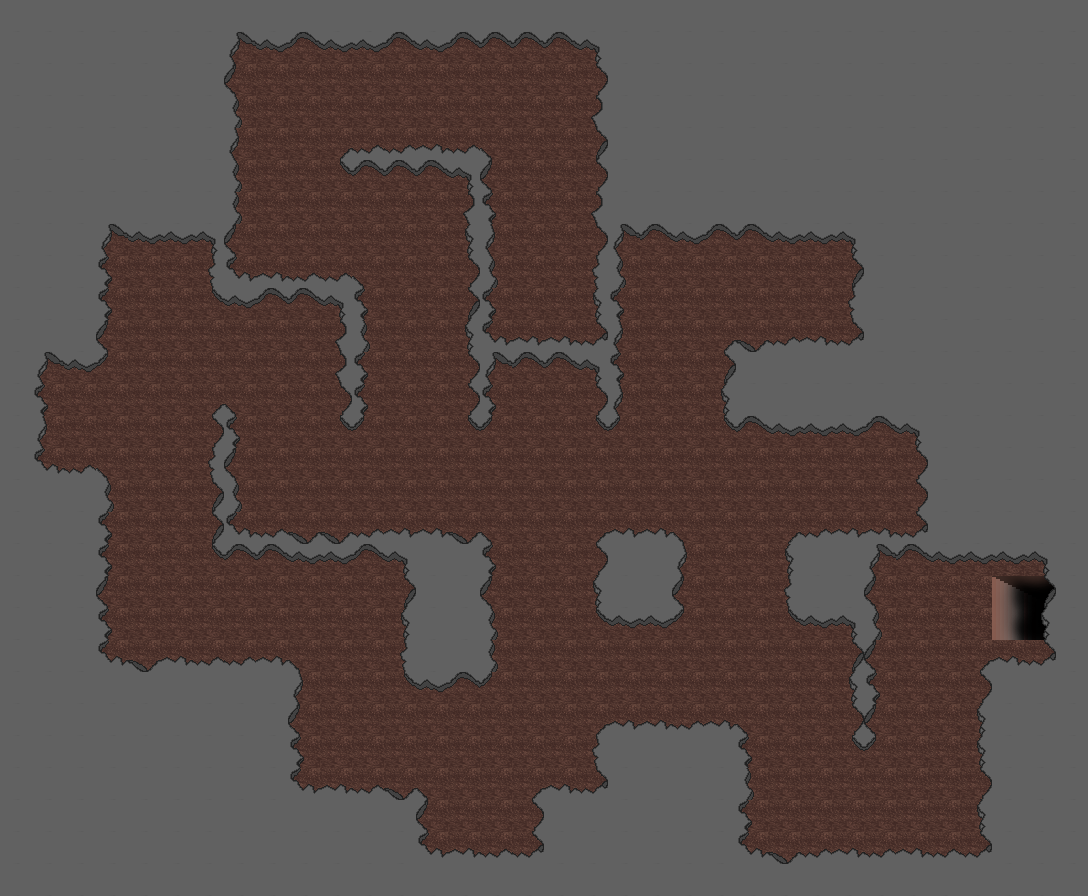

A 2D game scene composited from a Tiled map and its tileset images. What follows is a short description and the map's XML, with each tile layer's data collapsed to a summary:
An orthogonal 34x28 tile map with 32x32 px tiles, 2 tile layers (Ground, Walls) and 53 objects (6x PINCERS, mainPlayer, me.LevelEntity).

<map version="1.2" tiledversion="1.3.1" orientation="orthogonal" renderorder="right-down" compressionlevel="0" width="34" height="28" tilewidth="32" tileheight="32" infinite="0" nextlayerid="5" nextobjectid="105">
 <tileset firstgid="1" source="level1_tileset.tsx" />
 <layer id="1" name="Ground" width="34" height="28">
  <data>[952 cells, 952 non-empty, 5 distinct tile ids]</data>
 </layer>
 <layer id="2" name="Walls" width="34" height="28">
  <data>[952 cells, 684 non-empty, 24 distinct tile ids]</data>
 </layer>
 <objectgroup id="3" name="collision">
  <object id="44" x="336" y="272" width="32" height="160" />
  <object id="45" x="208" y="272" width="128" height="32" />
  <object id="46" x="208" y="24" width="32" height="248" />
  <object id="47" x="96" y="216" width="112" height="24" />
  <object id="48" x="96" y="216" width="16" height="152" />
  <object id="49" x="32" y="352" width="64" height="16" />
  <object id="50" x="32" y="368" width="16" height="112" />
  <object id="51" x="48" y="464" width="56" height="16" />
  <object id="52" x="96" y="480" width="16" height="192" />
  <object id="53" x="112" y="656" width="192" height="16" />
  <object id="54" x="288" y="672" width="16" height="128" />
  <object id="55" x="304" y="784" width="128" height="16" />
  <object id="56" x="416" y="800" width="16" height="64" />
  <object id="57" x="432" y="848" width="80" height="16" />
  <object id="66" x="208" y="528" width="288" height="32" />
  <object id="67" x="400" y="560" width="96" height="128" />
  <object id="68" x="208" y="400" width="32" height="128" />
  <object id="70" x="336" y="144" width="160" height="32" />
  <object id="71" x="464" y="176" width="32" height="256" />
  <object id="72" x="496" y="336" width="104" height="32" />
  <object id="73" x="592" y="16" width="32" height="416" />
  <object id="74" x="240" y="24" width="352" height="24" />
  <object id="75" x="624" y="224" width="240" height="16" />
  <object id="76" x="848" y="224" width="16" height="128" />
  <object id="77" x="720" y="336" width="128" height="16" />
  <object id="78" x="720" y="352" width="16" height="80" />
  <object id="79" x="736" y="416" width="192" height="16" />
  <object id="80" x="912" y="432" width="16" height="104" />
  <object id="81" x="784" y="528" width="128" height="8" />
  <object id="82" x="784" y="536" width="16" height="88" />
  <object id="83" x="800" y="608" width="64" height="16" />
  <object id="85" x="848" y="624" width="32" height="128" />
  <object id="86" x="864" y="544" width="16" height="80" />
  <object id="88" x="880" y="544" width="176" height="24" />
  <object id="89" x="1040" y="568" width="16" height="104" />
  <object id="90" x="976" y="656" width="64" height="16" />
  <object id="91" x="976" y="672" width="16" height="192" />
  <object id="92" x="736" y="848" width="240" height="16" />
  <object id="93" x="736" y="720" width="16" height="128" />
  <object id="94" x="592" y="720" width="144" height="16" />
  <object id="95" x="592" y="736" width="16" height="64" />
  <object id="96" x="528" y="784" width="64" height="16" />
  <object id="97" x="528" y="800" width="16" height="64" />
  <object id="98" x="512" y="848" width="16" height="16" />
  <object id="99" x="592" y="528" width="96" height="96" />
 </objectgroup>
 <objectgroup id="4" name="Entities">
  <object id="39" name="mainPlayer" x="135" y="265" width="32" height="48">
   <properties>
    <property name="framewidth" type="int" value="32" />
    <property name="image" value="player" />
   </properties>
  </object>
  <object id="40" name="me.LevelEntity" x="992" y="568" width="48" height="88">
   <properties>
    <property name="duration" type="int" value="250" />
    <property name="to" value="level2" />
   </properties>
  </object>
  <object id="42" name="pincers" type="PINCERS" x="416" y="462" width="39" height="32">
   <properties>
    <property name="framewidth" type="int" value="39" />
    <property name="image" value="pinchers_small" />
   </properties>
  </object>
  <object id="100" name="pincers" type="PINCERS" x="384" y="256" width="39" height="32">
   <properties>
    <property name="framewidth" type="int" value="39" />
    <property name="image" value="pinchers_small" />
   </properties>
  </object>
  <object id="101" name="pincers" type="PINCERS" x="288" y="608" width="39" height="32">
   <properties>
    <property name="framewidth" type="int" value="39" />
    <property name="image" value="pinchers_small" />
   </properties>
  </object>
  <object id="102" name="pincers" type="PINCERS" x="640" y="672" width="39" height="32">
   <properties>
    <property name="framewidth" type="int" value="39" />
    <property name="image" value="pinchers_small" />
   </properties>
  </object>
  <object id="103" name="pincers" type="PINCERS" x="832" y="480" width="39" height="32">
   <properties>
    <property name="framewidth" type="int" value="39" />
    <property name="image" value="pinchers_small" />
   </properties>
  </object>
  <object id="104" name="pincers" type="PINCERS" x="896" y="768" width="39" height="32">
   <properties>
    <property name="framewidth" type="int" value="39" />
    <property name="image" value="pinchers_small" />
   </properties>
  </object>
 </objectgroup>
</map>
